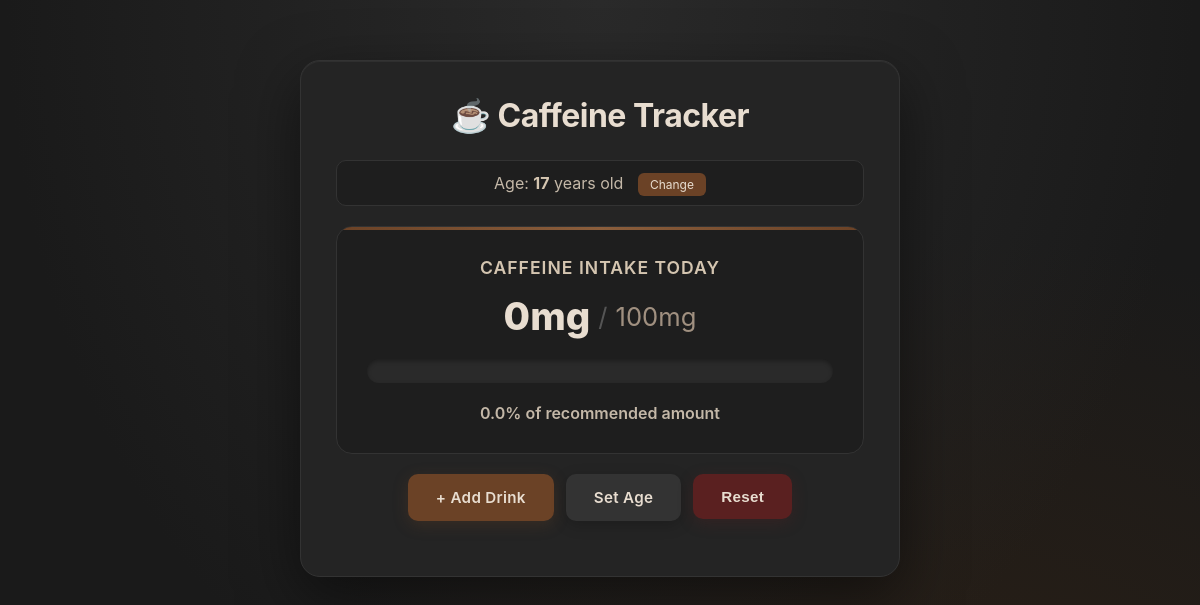
Before: / with the older database file.
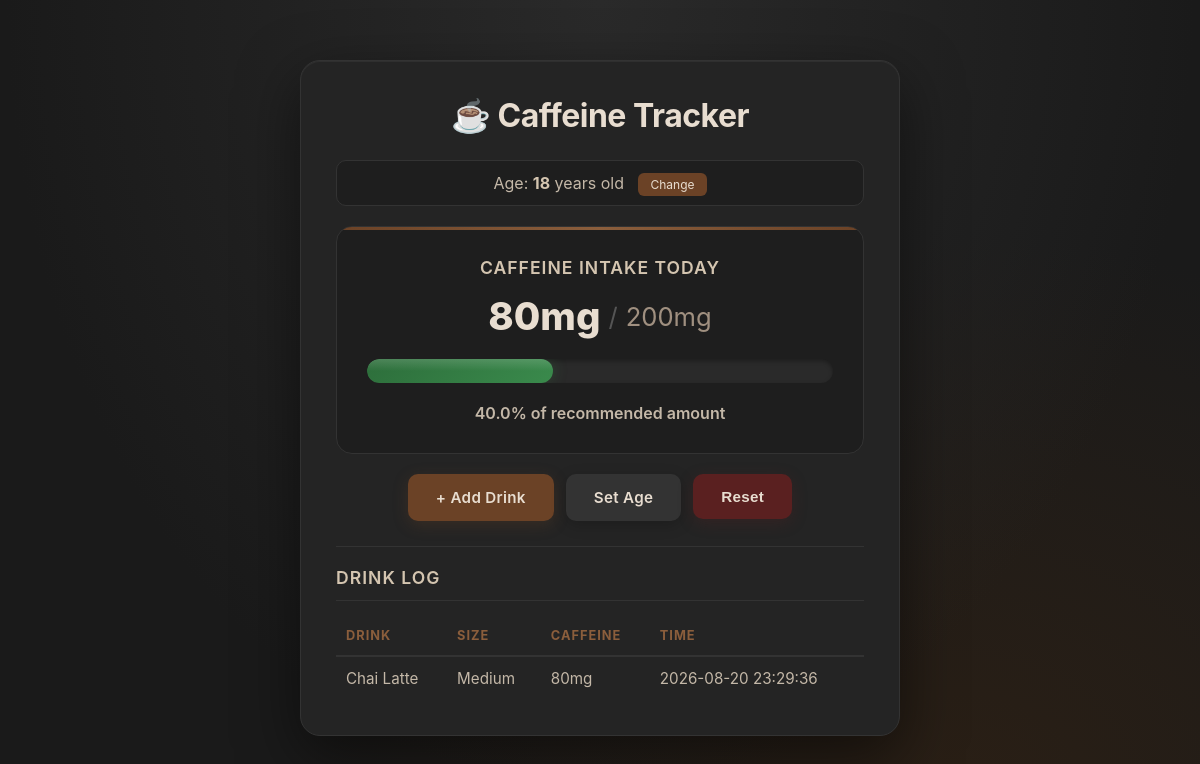
After: the same page with the newer database file.
### tables this page shows
CREATE TABLE user_drinks (
        id INTEGER PRIMARY KEY AUTOINCREMENT,
        coffee_type TEXT NOT NULL,
        size TEXT NOT NULL,
        caffeine_mg INTEGER NOT NULL,
        timestamp DATETIME DEFAULT CURRENT_TIMESTAMP
    );

### app.py (the view)
@app.route('/')
def home():
    total_caffeine = get_total_caffeine()
    age = get_user_age()
    max_caffeine = get_age_recommendation(age) if age else 400
    percentage = round((total_caffeine / max_caffeine) * 100, 1) if max_caffeine > 0 else 0
    drink_log = get_drink_log()
    return render_template('home.html', total_caffeine=total_caffeine, max_caffeine=max_caffeine, percentage=percentage, age=age, drink_log=drink_log)

### app.py (called while the page is built)
def get_db():
    conn = sqlite3.connect(DATABASE)
    conn.row_factory = sqlite3.Row
    return conn

def get_age_recommendation(age):
    conn = get_db()
    row = conn.execute('SELECT max_caffeine_mg FROM age_recommendations WHERE age_min <= ? AND age_max >= ?', (age, age)).fetchone()
    conn.close()
    return row['max_caffeine_mg'] if row else 400

def get_total_caffeine():
    conn = get_db()
    row = conn.execute('SELECT COALESCE(SUM(caffeine_mg), 0) as total FROM user_drinks').fetchone()
    conn.close()
    return row['total']

def get_user_age():
    conn = get_db()
    row = conn.execute('SELECT age FROM user_profile ORDER BY id DESC LIMIT 1').fetchone()
    conn.close()
    return row['age'] if row else None

def get_drink_log():
    conn = get_db()
    rows = conn.execute('SELECT coffee_type, size, caffeine_mg, timestamp FROM user_drinks ORDER BY id DESC').fetchall()
    conn.close()
    return rows

### templates/home.html (shortened to what this page needs)
<!DOCTYPE html>
<html lang="en">
<head>
    <link rel="stylesheet" href="{{ url_for('static', filename='style.css') }}">
</head>
<body>
    <div class="container">
        <h1>☕ Caffeine Tracker</h1>
        {% if age %}
            <div class="age-display">
                Age: <strong>{{ age }}</strong> years old
                <a href="{{ url_for('set_age') }}" class="btn-small">Change</a>
            </div>
        {% else %}
            <div class="age-display warning">
                No age set! <a href="{{ url_for('set_age') }}">Set your age</a> to see your daily caffeine maximum.
            </div>
        {% endif %}
        <div class="stats-card">
            <h2>Caffeine Intake Today</h2>
            <div class="caffeine-numbers">
                <span class="current">{{ total_caffeine }}mg</span>
                <span class="divider">/</span>
                <span class="max">{{ max_caffeine }}mg</span>
            </div>
            <div class="progress-container">
                <div id="progress-fill" class="progress-bar
                    {% if percentage >= 100 %}
                        bar-red
                    {% elif percentage > 80 %}
                        bar-orange
                    {% elif percentage > 50 %}
                        bar-yellow
                    {% else %}
                        bar-green
                    {% endif %}">
                </div>
            </div>
            <div class="percentage-text">
                {% if percentage >= 100 %}
                    You've reached or exceeded the recommended amount!
                {% elif percentage > 80 %}
                    Approaching the recommended amount ({{ "%.1f"|format(percentage) }}%)
                {% else %}
                    {{ "%.1f"|format(percentage) }}% of recommended amount
                {% endif %}
            </div>
        </div>
        <div class="actions">
            <a href="{{ url_for('add_drink') }}" class="btn">+ Add Drink</a>
            <a href="{{ url_for('set_age') }}" class="btn btn-secondary">Set Age</a>
            <form action="{{ url_for('reset') }}" method="POST" style="display: inline;">
                <button type="submit" class="btn btn-danger" onclick="return confirm('Reset all drinks?')">Reset</button>
            </form>
        </div>
        {% if drink_log %}
        <div class="drink-log">
            <h2>Drink Log</h2>
            <table>
                <thead>
                    <tr>
                        <th>Drink</th>
                        <th>Size</th>
                        <th>Caffeine</th>
                        <th>Time</th>
                    </tr>
                </thead>
                <tbody>
                    {% for drink in drink_log %}
                    <tr>
                        <td>{{ drink['coffee_type'] }}</td>
                        <td>{{ drink['size'] }}</td>
                        <td>{{ drink['caffeine_mg'] }}mg</td>
                        <td>{{ drink['timestamp'] }}</td>
                    </tr>
                    {% endfor %}
                </tbody>
            </table>
        </div>
        {% endif %}
    </div>
</body>
</html>

Changed rows visible on the page:
added user_drinks: coffee_type "Chai Latte", size "Medium", caffeine_mg "80", timestamp "2026-08-20 23:29:36"
Other visible differences:
{{ age }}: "17" → "18"
{{ total_caffeine }}: "0" → "80"
{{ max_caffeine }}: "100" → "200"
{{ "%.1f"|format(percentage) }}: "0.0" → "40.0"
text now shown: "DRINK LOG DRINK SIZE CAFFEINE TIME"
